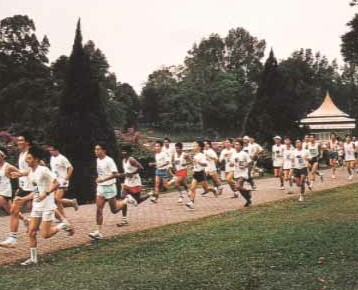
%> input picture images/maccropped.jpg, 358 x 290 px
$ octave Part_3_2.m   (GNU Octave 9; MATLAB toolbox functions it lacks are replaced by stand-ins)
%> lines starting %> are read from the running program, lines starting %| are printed output that depends on the picture
%%
% <latex>
% We load the picture and apply the Canny algorithm.
% </latex>

close all
clear all
format short
P = imread('images/maccropped.jpg');
%> P is the input picture: size 290x358x3 uint8; mean R, G, B 133.3, 123.1, 109.7
P = rgb2gray(P);
%> P: size 290x358 uint8
E = edge(P,'canny', [.04 .1], 1);
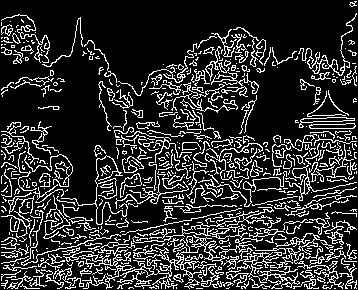
%> E: size 290x358 logical; 18.3% white in thin lines or dots
%%
% <latex>
% The Hough transform maps every point $(x,y)$ to a sinusoidal curve in the feature space. We know from the tutorial, that the intersection between two sinusoidals in the feature space represents the line between the points in the original space. The image has only two intensities $0,1$. If we map the image into the feature space, every point with intensity $1$ is represented by its sinusoidal weighted with the intensity 1. Every point with intensity $0$ disappears. The value of a point in the feature space indicates how many sinusoidals intersect in this point. Therefore we know, how many edgels are located on the corresponding line in the original space.\\ \\
% The Radon transform is slightly different. Here the angles $( \theta_1 ,
% \dots , \theta_N )$  and radii $ (r_1 , \dots , r_M)$  are given. Every
% combination of these parameters defines an unique line $l(\theta, r)$.
% The function value $R(\theta_i , r_j)$ is given as the line integral over
% the image intensity I(t). $$\int_{l(\theta_i,r_j)}  I(t) \ \mathrm{d}t $$
% As we are in the discrete domain, $R(\theta_i , r_j)$ is simply the sum of the image intensities for every pixel which is located on line $l(\theta_i , r_j)$. In our case the intensities are $0$ and $1$ and represent "not edgel" and "edgel". We use a lot of angles and radii to get a lot of lines. Therefore $R(\theta_i , r_j)$ is simply the number of edgels on line $l(\theta_i , r_j)$. But that is exactly, what Hough transform produced. Note that, the origin of is in the center of the image and not in the upper left corner.\\ \\
% The command is slightly modified, but we obtain the same result.
% \texttt{angles = 0:179} is the default value, if no angles are specified.
% To visualize the result better, we apply a colormap and plot the axis.
% </latex>

angles = 0:179;
[H,xp] = radon(E,angles);
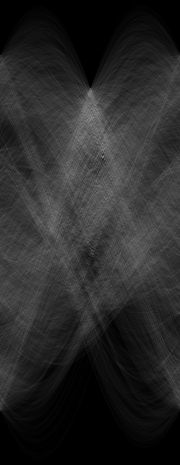
%> H: size 465x180 double; min 0, max 150.2, mean 40.9
%> xp = 465 values from -232 to 232
iptsetpref('ImshowAxesVisible','on');
imshow(H,[],'Xdata', angles, 'YData',xp,'InitialMagnification','fit');
xlabel('\theta (degrees)');
ylabel('x''');
title('Radon transform');
colormap(hot),colorbar;
iptsetpref('ImshowAxesVisible','off');
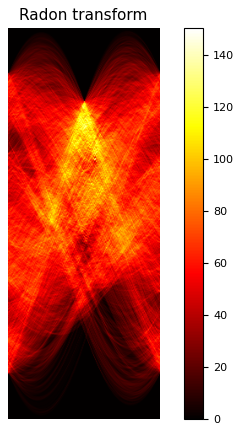
%> figure redrawn from the program's plot data
%%
% <latex>
% Now we have to find the position of the maximum value. This point is
% associated with the line which has most edgels on it. Therefore it is
% probably an edge.
% </latex>

[num] = max(H(:));
%> num = 150.2
[xmax, ymax] = ind2sub(size(H),find(H==num));
%> xmax = 157; ymax = 104
%Get line parameters theta and radius with strongest edge support
theta = angles(ymax);
%> theta = 103
radius = xp(xmax);
%> radius = -76
%%
% <latex>
% If we convert a complex number $c$ in radial representation $ c = r e^{i \varphi}$, where $r$ is the radius and $\varphi = \frac{\theta \pi}{180}$ the angle in radial representation, into Cartesian representation $c = A + Bi$, $A$ and $B$ have the form
% \begin{align*}
% A = r \cos (\varphi) \\
% B = r \sin (\varphi)
% \end{align*}
% From the tutorial we know, that $\cos (\varphi) + \sin (\varphi) = r$. Now we can think about $C$:
% \begin{align*}
% Ax + By = C\\
% r \cos (\varphi) x + r \sin (\varphi) y = C \\
% r ( \underbrace{\cos (\varphi) x + \sin (\varphi) y }_{ = \ r \ \text{shown in tutorial} } ) = C \\
% r^2 = C
% \end{align*}
% </latex>

[A, B] = pol2cart(theta*pi/180, radius);
%> A = 17.1; B = -74.05
B = -B;
%> B = 74.05
C = radius^2;
%> C = 5776
%%
% <latex>
% $y$ can be expressed as:
% $$ y = \frac{C - Ax}{B} $$
% As Radon transform shifted the the origin to the center, we calculate the line in this coordinates and shift the origin to the upper left corner afterwards.
% </latex>

%compute center, as shown in help radon
[sizey , sizex] = size(E);
%> sizey = 290; sizex = 358
center = floor(([sizex sizey] +1 )/2);
%> center = [179 145]

xl = - floor((sizex +1) / 2) ;
%> xl = -179
xr = - xl -1;
%> xr = 178
yl = (C - (A*xl))/B;
%> yl = 119.3
yr = (C - (A*xr))/B;
%> yr = 36.9

%Shift origin to upper left corner
xshifted = [xl, xr] + center(1)
%> xshifted = [0 357]
yshifted = [yl, yr] + center(2)
%> yshifted = [264.3 181.9]

%Display image and line
imshow(P);
hold on
line(xshifted,yshifted ,'LineWidth',2,'Color',[1,0,0]);
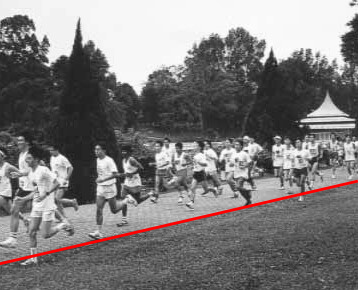
%> figure redrawn from the program's plot data
%Display the edge image and line
figure;
imshow(E);
hold on
line(xshifted,yshifted ,'LineWidth',2,'Color',[1,0,0]);
%%
% <latex>
% We see that the line is not the edge of the running path. The reason is,
% that the edge image contains a lot of noise, especially in the grass
% area. So we have to reduce the noise. In the previous task was shown,
% that a higher $\sigma$ reduces this noise. If we change only this
% parameter, we get the following result.
% </latex>

E3 = edge(P,'canny', [.04 .1], 3);
%> E3: size 290x358 logical; 6.6% white in thin lines or dots
[H,xp] = radon(E3,angles);
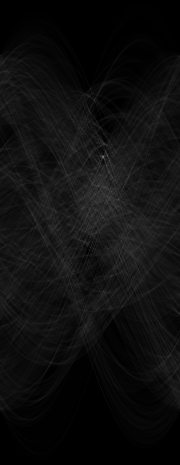
%> H: size 465x180 double; min 0, max 111.8, mean 14.8

[num] = max(H(:));
%> num = 111.8
[xmax, ymax] = ind2sub(size(H),find(H==num));
%Get line parameters theta and radius with strongest edge support
theta = angles(ymax);
radius = xp(xmax);

[A, B] = pol2cart(theta*pi/180, radius);
%> B = -74.05
B = -B;
%> B = 74.05
C = radius^2;
%compute center, as shown in help radon
[sizey , sizex] = size(E);
center = floor(([sizex sizey] +1 )/2);

xl = - floor((sizex +1) / 2) ;
xr = - xl -1;
yl = (C - (A*xl))/B;
yr = (C - (A*xr))/B;

%Shift origin to upper left corner
xshifted = [xl, xr] + center(1);
yshifted = [yl, yr] + center(2);

%Display image and line
imshow(P);
hold on
line(xshifted,yshifted ,'LineWidth',2,'Color',[1,0,0]);
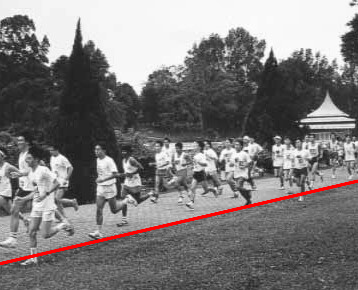
%> figure redrawn from the program's plot data
figure;
imshow(E3);
hold on
line(xshifted,yshifted ,'LineWidth',2,'Color',[1,0,0]);
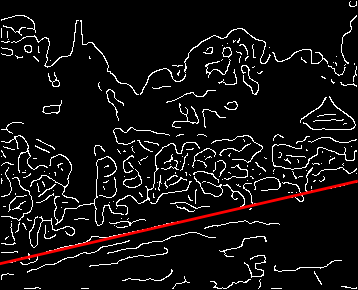
%> figure redrawn from the program's plot data
